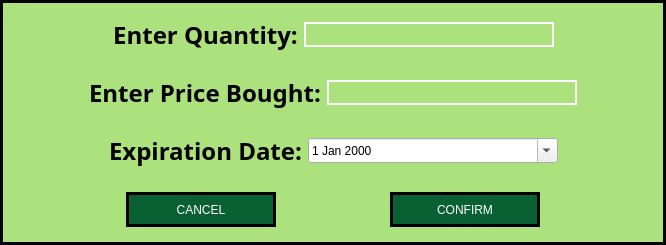
<?xml version="1.0" encoding="UTF-8"?>
<ui version="4.0">
 <class>Dialog</class>
 <widget class="QDialog" name="Dialog">
  <property name="geometry">
   <rect>
    <x>0</x>
    <y>0</y>
    <width>666</width>
    <height>240</height>
   </rect>
  </property>
  <property name="windowTitle">
   <string>Dialog</string>
  </property>
  <property name="styleSheet">
   <string notr="true">#widget{
background-color: #ABE27D;
border: 3px solid black;
}
.QPushButton{
background-color: #096033;
border: 3px solid black;
color: white
}
.QLineEdit{
border : 2px solid white;
background-color:rgba(0,0,0,0);
color: white
}</string>
  </property>
  <layout class="QHBoxLayout" name="horizontalLayout_3">
   <property name="spacing">
    <number>0</number>
   </property>
   <property name="leftMargin">
    <number>0</number>
   </property>
   <property name="topMargin">
    <number>0</number>
   </property>
   <property name="rightMargin">
    <number>0</number>
   </property>
   <property name="bottomMargin">
    <number>0</number>
   </property>
   <item>
    <widget class="QWidget" name="widget" native="true">
     <property name="styleSheet">
      <string notr="true"/>
     </property>
     <layout class="QVBoxLayout" name="verticalLayout">
      <item>
       <widget class="QWidget" name="widget_2" native="true">
        <layout class="QHBoxLayout" name="horizontalLayout">
         <item>
          <spacer name="horizontalSpacer">
           <property name="orientation">
            <enum>Qt::Horizontal</enum>
           </property>
           <property name="sizeHint" stdset="0">
            <size>
             <width>55</width>
             <height>20</height>
            </size>
           </property>
          </spacer>
         </item>
         <item>
          <widget class="QLabel" name="label">
           <property name="font">
            <font>
             <family>DM Sans</family>
             <pointsize>18</pointsize>
             <bold>true</bold>
            </font>
           </property>
           <property name="text">
            <string>Enter Quantity:</string>
           </property>
           <property name="alignment">
            <set>Qt::AlignCenter</set>
           </property>
          </widget>
         </item>
         <item>
          <widget class="QLineEdit" name="PQuantity_LE">
           <property name="sizePolicy">
            <sizepolicy hsizetype="Fixed" vsizetype="Fixed">
             <horstretch>0</horstretch>
             <verstretch>0</verstretch>
            </sizepolicy>
           </property>
           <property name="minimumSize">
            <size>
             <width>250</width>
             <height>25</height>
            </size>
           </property>
          </widget>
         </item>
         <item>
          <spacer name="horizontalSpacer_2">
           <property name="orientation">
            <enum>Qt::Horizontal</enum>
           </property>
           <property name="sizeHint" stdset="0">
            <size>
             <width>55</width>
             <height>20</height>
            </size>
           </property>
          </spacer>
         </item>
        </layout>
       </widget>
      </item>
      <item>
       <widget class="QWidget" name="widget_4" native="true">
        <layout class="QHBoxLayout" name="horizontalLayout_4">
         <item>
          <spacer name="horizontalSpacer_5">
           <property name="orientation">
            <enum>Qt::Horizontal</enum>
           </property>
           <property name="sizeHint" stdset="0">
            <size>
             <width>46</width>
             <height>20</height>
            </size>
           </property>
          </spacer>
         </item>
         <item>
          <widget class="QLabel" name="label2">
           <property name="font">
            <font>
             <family>DM Sans</family>
             <pointsize>18</pointsize>
             <bold>true</bold>
            </font>
           </property>
           <property name="text">
            <string>Enter Price Bought:</string>
           </property>
          </widget>
         </item>
         <item>
          <widget class="QLineEdit" name="PBought_LE">
           <property name="minimumSize">
            <size>
             <width>250</width>
             <height>25</height>
            </size>
           </property>
          </widget>
         </item>
         <item>
          <spacer name="horizontalSpacer_6">
           <property name="orientation">
            <enum>Qt::Horizontal</enum>
           </property>
           <property name="sizeHint" stdset="0">
            <size>
             <width>46</width>
             <height>20</height>
            </size>
           </property>
          </spacer>
         </item>
        </layout>
       </widget>
      </item>
      <item>
       <widget class="QWidget" name="widget_5" native="true">
        <layout class="QHBoxLayout" name="horizontalLayout_5">
         <item>
          <spacer name="horizontalSpacer_7">
           <property name="orientation">
            <enum>Qt::Horizontal</enum>
           </property>
           <property name="sizeHint" stdset="0">
            <size>
             <width>46</width>
             <height>20</height>
            </size>
           </property>
          </spacer>
         </item>
         <item>
          <widget class="QLabel" name="label3">
           <property name="font">
            <font>
             <family>DM Sans</family>
             <pointsize>18</pointsize>
             <bold>true</bold>
            </font>
           </property>
           <property name="text">
            <string>Expiration Date:</string>
           </property>
          </widget>
         </item>
         <item>
          <widget class="QDateEdit" name="EDate_DE">
           <property name="minimumSize">
            <size>
             <width>250</width>
             <height>25</height>
            </size>
           </property>
           <property name="calendarPopup">
            <bool>true</bool>
           </property>
          </widget>
         </item>
         <item>
          <spacer name="horizontalSpacer_8">
           <property name="orientation">
            <enum>Qt::Horizontal</enum>
           </property>
           <property name="sizeHint" stdset="0">
            <size>
             <width>46</width>
             <height>20</height>
            </size>
           </property>
          </spacer>
         </item>
        </layout>
       </widget>
      </item>
      <item>
       <widget class="QWidget" name="widget_3" native="true">
        <layout class="QHBoxLayout" name="horizontalLayout_2">
         <item>
          <spacer name="horizontalSpacer_9">
           <property name="orientation">
            <enum>Qt::Horizontal</enum>
           </property>
           <property name="sizeHint" stdset="0">
            <size>
             <width>0</width>
             <height>0</height>
            </size>
           </property>
          </spacer>
         </item>
         <item>
          <widget class="QPushButton" name="Cancel_btn">
           <property name="minimumSize">
            <size>
             <width>150</width>
             <height>35</height>
            </size>
           </property>
           <property name="text">
            <string>CANCEL</string>
           </property>
          </widget>
         </item>
         <item>
          <spacer name="horizontalSpacer_3">
           <property name="orientation">
            <enum>Qt::Horizontal</enum>
           </property>
           <property name="sizeHint" stdset="0">
            <size>
             <width>0</width>
             <height>0</height>
            </size>
           </property>
          </spacer>
         </item>
         <item>
          <widget class="QPushButton" name="Confirm_btn">
           <property name="sizePolicy">
            <sizepolicy hsizetype="Fixed" vsizetype="Fixed">
             <horstretch>0</horstretch>
             <verstretch>0</verstretch>
            </sizepolicy>
           </property>
           <property name="minimumSize">
            <size>
             <width>150</width>
             <height>35</height>
            </size>
           </property>
           <property name="text">
            <string>CONFIRM</string>
           </property>
          </widget>
         </item>
         <item>
          <spacer name="horizontalSpacer_4">
           <property name="orientation">
            <enum>Qt::Horizontal</enum>
           </property>
           <property name="sizeHint" stdset="0">
            <size>
             <width>0</width>
             <height>0</height>
            </size>
           </property>
          </spacer>
         </item>
        </layout>
       </widget>
      </item>
     </layout>
    </widget>
   </item>
  </layout>
 </widget>
 <resources/>
 <connections/>
</ui>
